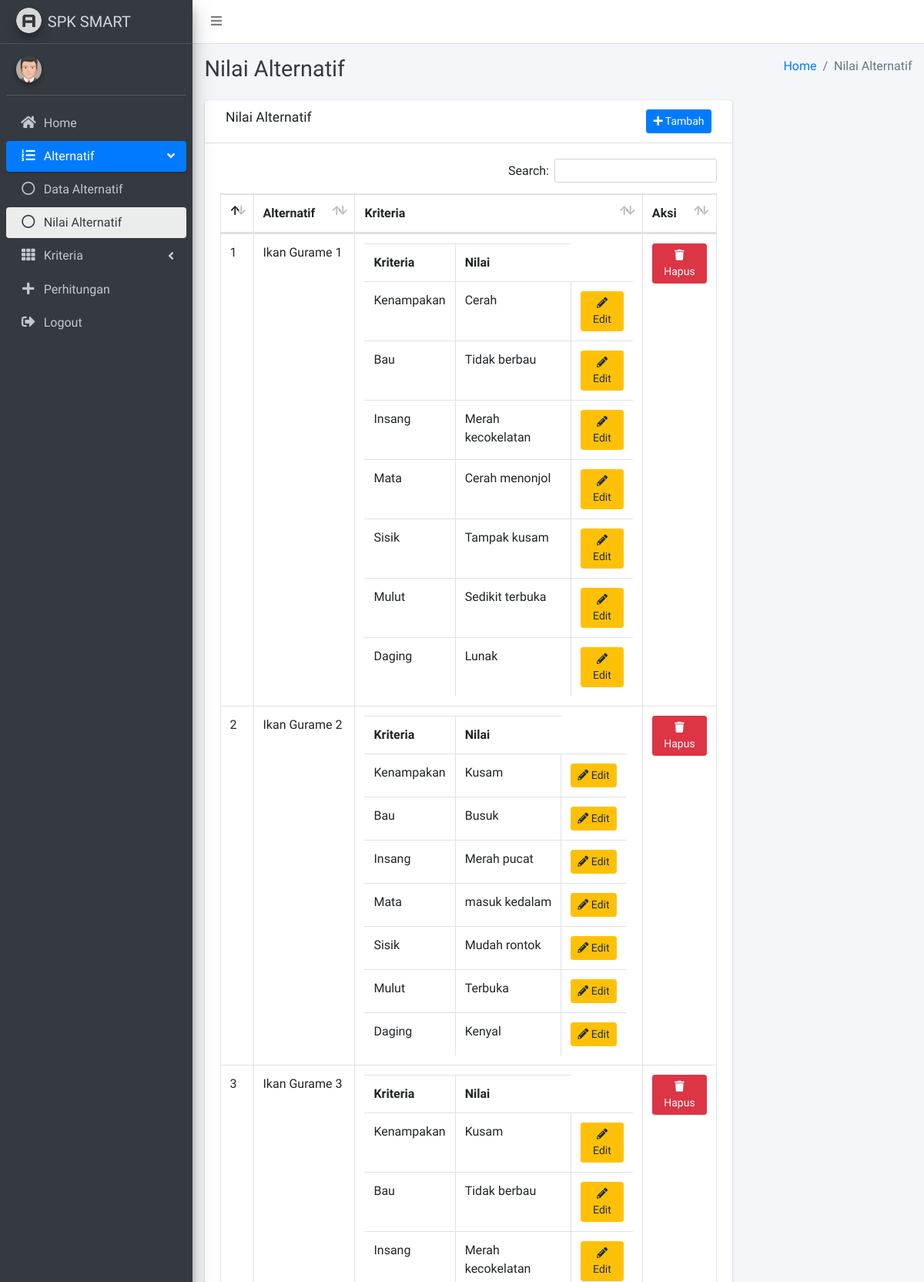
The page /nilai-alternatif.php (signed in, upper part) on the database its author committed.
### tables this page shows
CREATE TABLE `alternatif` (
  `id_alternatif` int(11) NOT NULL,
  `nm_alternatif` varchar(20) DEFAULT NULL
);

CREATE TABLE `nilai_alternatif` (
  `id_nilaialternatif` int(11) NOT NULL,
  `id_alternatif` int(11) DEFAULT NULL,
  `id_kriteria` int(11) DEFAULT NULL,
  `id_subkriteria` int(11) NOT NULL,
  `nilai_kriteria` int(11) DEFAULT NULL
);

CREATE TABLE `kriteria` (
  `id_kriteria` int(11) NOT NULL,
  `nm_kriteria` varchar(20) DEFAULT NULL,
  `bobot` int(11) DEFAULT NULL
);

CREATE TABLE `sub_kriteria` (
  `id_subkriteria` int(11) NOT NULL,
  `id_kriteria` int(11) DEFAULT NULL,
  `nm_subkriteria` varchar(20) DEFAULT NULL,
  `nilai` int(11) DEFAULT NULL
);

### nilai-alternatif.php (called while the page is built)
<?php
include 'src/page/alternatif/nilai-alternatif/index.php';

### src/page/alternatif/nilai-alternatif/content.php (the view)
<?php
  $dataAlternatif = mysqli_query($conn, "SELECT * FROM alternatif");
?>
  <div class="content-wrapper">
    <div class="content-header">
      <div class="container-fluid">
        <div class="row mb-2">
          <div class="col-sm-6">
            <h1 class="m-0 text-dark"><?= $title; ?></h1>
          </div>
          <div class="col-sm-6">
            <ol class="breadcrumb float-sm-right">
              <li class="breadcrumb-item"><a href="index.php">Home</a></li>
              <li class="breadcrumb-item active"><?= $title; ?></li>
            </ol>
          </div>
        </div>
      </div>
    </div>
    <section class="content">
      <div class="container-fluid">
        <div class="row">
          <div class="col-lg-9 col-sm-12">
            <div class="card">
              <div class="card-header">
                <div class="col">
                  <h3 class="card-title"><?= $title ?> </h3>
                </div>
                <div class="col text-right">
                <a href="?m=add" class="btn btn-primary btn-sm"><i class="fas fa-plus"></i> Tambah</a>
                </div>
              </div>
              <div class="card-body">
                <div class="table-responsive">
                  <table id="datatable" class="table table-bordered table-hover">
                    <thead>
                    <tr>
                      <th style="width:5%;"></th>
                      <th>Alternatif</th>
                      <th>Kriteria</th>
                      <th>Aksi</th>
                    </tr>
                    </thead>
                    <tbody>
                    <?php $i=0; while($dn = mysqli_fetch_assoc($dataAlternatif)): ?>
                    <tr>
                      <td><?= ++$i ?></td>
                      <td><?= $dn['nm_alternatif'] ?></td>
                      <td>
                        <table>
                          <thead>
                            <tr>
                              <th>Kriteria</th>
                              <th>Nilai</th>
                            </tr>
                          </thead>
                          <tbody>
                          <?php
                            $idAlternatif = $dn['id_alternatif'];
                            $dataNilaiAlternatif = mysqli_query($conn, "SELECT * FROM nilai_alternatif INNER JOIN alternatif ON nilai_alternatif.id_alternatif = alternatif.id_alternatif INNER JOIN kriteria ON nilai_alternatif.id_kriteria = kriteria.id_kriteria INNER JOIN sub_kriteria ON nilai_alternatif.id_subkriteria = sub_kriteria.id_subkriteria WHERE alternatif.id_alternatif = $idAlternatif");
                            while($dna = mysqli_fetch_assoc($dataNilaiAlternatif)):
                          ?>
                            <tr>
                              <td><?= $dna['nm_kriteria'] ?></td>
                              <td><?= $dna['nm_subkriteria'] ?></td>
                              <td>
                                <a href="?m=edit&id=<?=$dna['id_alternatif'] ?>&idk=<?= $dna['id_kriteria'] ?>&idsk=<?= $dna['id_subkriteria'] ?>" class="btn btn-warning btn-sm"><i class="fas fa-pencil-alt"></i> Edit</a>
                              </td>
                            </tr>
                          <?php endwhile ?>
                          </tbody>
                        </table>
                      </td>
                          <td><a href="?hapus=nilaialternatif&id=<?= $dn['id_alternatif'] ?>" onclick="return confirm('Yakin Hapus?')" class="btn btn-danger btn-sm"><i class="fas fa-trash"></i> Hapus</a></td>
                    </tr>
                    <?php endwhile ?>
                    </tbody>
                  </table>
                </div>
              </div>
            </div>
          </div>
        </div>
      </div>
    </section>
  </div>

### rows shown on the page
alternatif: nm_alternatif "Ikan Gurame 1"
nilai_alternatif: id_kriteria.nm_kriteria "Kenampakan", sub_kriteria.nm_subkriteria "Cerah"
nilai_alternatif: id_kriteria.nm_kriteria "Bau", sub_kriteria.nm_subkriteria "Tidak berbau"
nilai_alternatif: id_kriteria.nm_kriteria "Insang", sub_kriteria.nm_subkriteria "Merah kecokelatan"
nilai_alternatif: id_kriteria.nm_kriteria "Mata", sub_kriteria.nm_subkriteria "Cerah menonjol"
nilai_alternatif: id_kriteria.nm_kriteria "Sisik", sub_kriteria.nm_subkriteria "Tampak kusam"
nilai_alternatif: id_kriteria.nm_kriteria "Mulut", sub_kriteria.nm_subkriteria "Sedikit terbuka"
nilai_alternatif: id_kriteria.nm_kriteria "Daging", sub_kriteria.nm_subkriteria "Lunak"
alternatif: nm_alternatif "Ikan Gurame 2"
nilai_alternatif: id_kriteria.nm_kriteria "Kenampakan", sub_kriteria.nm_subkriteria "Kusam"
nilai_alternatif: id_kriteria.nm_kriteria "Bau", sub_kriteria.nm_subkriteria "Busuk"
nilai_alternatif: id_kriteria.nm_kriteria "Insang", sub_kriteria.nm_subkriteria "Merah pucat"
nilai_alternatif: id_kriteria.nm_kriteria "Mata", sub_kriteria.nm_subkriteria "masuk kedalam"
nilai_alternatif: id_kriteria.nm_kriteria "Sisik", sub_kriteria.nm_subkriteria "Mudah rontok"
nilai_alternatif: id_kriteria.nm_kriteria "Mulut", sub_kriteria.nm_subkriteria "Terbuka"
nilai_alternatif: id_kriteria.nm_kriteria "Daging", sub_kriteria.nm_subkriteria "Kenyal"
alternatif: nm_alternatif "Ikan Gurame 3"
nilai_alternatif: id_kriteria.nm_kriteria "Kenampakan", sub_kriteria.nm_subkriteria "Kusam"
nilai_alternatif: id_kriteria.nm_kriteria "Bau", sub_kriteria.nm_subkriteria "Tidak berbau"
nilai_alternatif: id_kriteria.nm_kriteria "Insang", sub_kriteria.nm_subkriteria "Merah kecokelatan"

### other values the page prints
$title "Nilai Alternatif"
